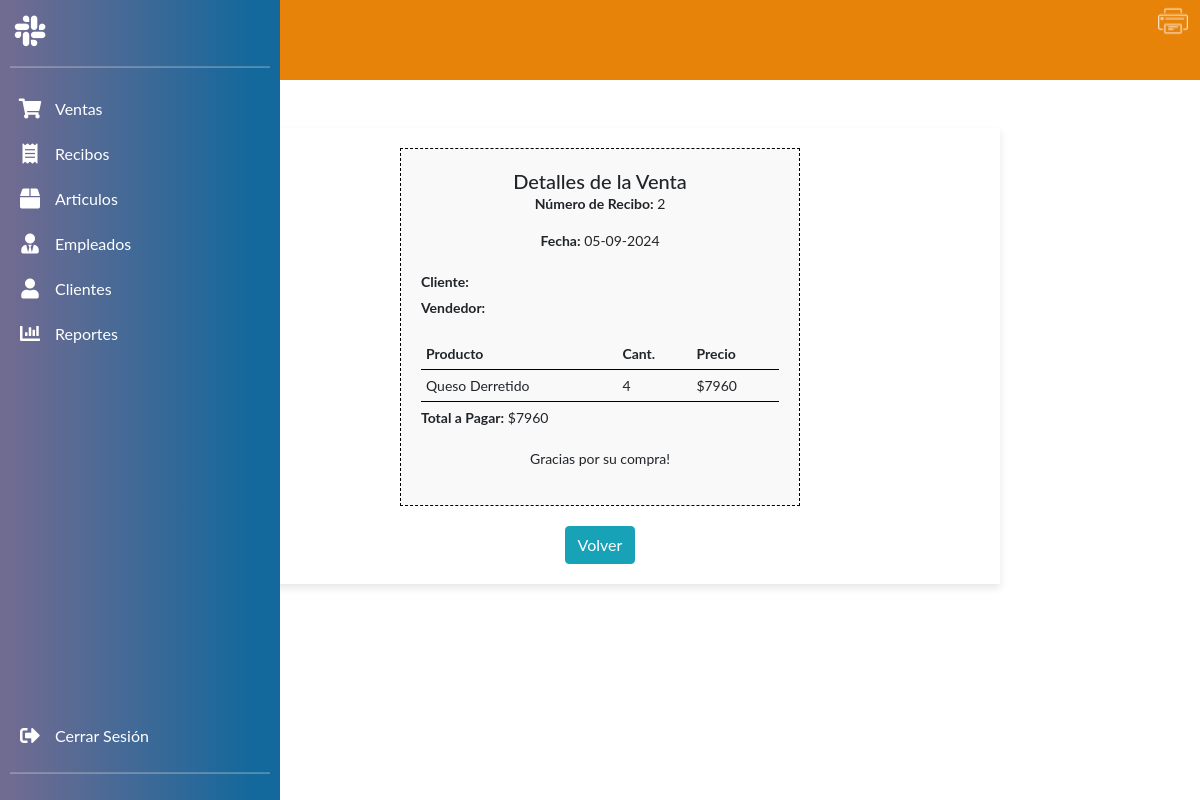
The app's page /ver_venta/2/ (signed in) with its own data.
### moduloVentas/models.py (models this page shows, shortened)
class Sale(models.Model):
    user = models.ForeignKey(User, on_delete=models.CASCADE)
    empleado = models.ForeignKey(
        Empleado, on_delete=models.SET_NULL, null=True, blank=True)
    products = models.ManyToManyField(Product, through='SaleItem')
    total_price = models.IntegerField()
    created_at = models.DateTimeField(auto_now_add=True)
    recibo_numero = models.IntegerField(default=1)

class SaleItem(models.Model):
    sale = models.ForeignKey(Sale, on_delete=models.CASCADE)
    product = models.ForeignKey(Product, on_delete=models.CASCADE)
    quantity = models.PositiveIntegerField()
    price = models.IntegerField()
    subtotal = models.IntegerField(null=True, blank=True)

### moduloArticulos/models.py (models this page shows, shortened)
class Product(models.Model):
    usuario = models.ForeignKey(User, on_delete=models.CASCADE, default=None)
    name = models.CharField(max_length=50)
    price = models.IntegerField()
    categoria = models.CharField(max_length=30)
    stock = models.IntegerField()
    imagen = models.ImageField(upload_to='articulos/', null=True, blank=True, help_text='Imagen del articulo')

### moduloVentas/views.py (the view)
# urls.py: path('ver_venta/<int:sale_id>/', ventas.ver_venta, name='ver_venta'),
@login_required
def ver_venta(request, sale_id):
    sale = get_object_or_404(Sale, id=sale_id)
    context = {'sale': sale}
    return render(request, 'templatesVentas/sales_details.html', context)

### templates/templatesVentas/sales_details.html (shortened to what this page needs)
{% extends 'templatesVentas/venta.html' %}
{% block content %}
{% load static %}
<div class="venta-detalle-container mt-5">
    <button onclick="window.print();" class="btn btn-success print-button"><img src="{% static 'images/printer-icon.png'%}" alt="Imprimir"></button>
    <div class="receipt">
        <div class="receipt-header">
            <h2>Detalles de la Venta</h2>
            <p><strong>Número de Recibo:</strong> {{ sale.recibo_numero }}</p>
            <p><strong>Fecha:</strong> {{ sale.created_at|date:"d-m-Y" }}</p>
        </div>
        <div class="receipt-details">
            <p><strong>Cliente:</strong> {{ sale.cliente.nombre }}</p>
            <p><strong>Vendedor:</strong> {{ sale.vendedor.nombre }}</p>
        </div>
        <table class="receipt-table">
            <thead>
                <tr>
                    <th>Producto</th>
                    <th>Cant.</th>
                    <th>Precio</th>
                </tr>
            </thead>
            <tbody>
                {% for item in sale.saleitem_set.all %}
                <tr>
                    <td>{{ item.product.name }}</td>
                    <td>{{ item.quantity }}</td>
                    <td>${{ item.price }}</td>
                </tr>
                {% endfor %}
            </tbody>
        </table>
        <div class="receipt-total">
            <p><strong>Total a Pagar:</strong> ${{ sale.total_price }}</p>
        </div>
        <div class="receipt-footer">
            <p>Gracias por su compra!</p>
        </div>
    </div>
    <div style="display: flex; justify-content: center; margin-top: 20px;">
        <a href="{% url 'all_sales'%}" class="btn btn-info">Volver</a>
    </div>
</div>
{% endblock content %}

### static/css/menu.css (style rules this page uses)
* { padding: 0px; margin: 0px; box-sizing: border-box; font-family: 'Lato', sans-serif; }
.venta-detalle-container { margin: 0 auto; max-width: 800px; padding: 20px; box-shadow: 0 4px 8px rgba(0, 0, 0, 0.1); }

### templates/templatesVentas/venta.html (style rules this page uses)
a { color: white; text-decoration: none; }

### templates/templatesVentas/sales_details.html (style rules this page uses)
.receipt { max-width: 400px; margin: 0 auto; padding: 20px; border: 1px dashed #000; background-color: #f9f9f9; font-family: 'Courier New', Courier, monospace; font-size: 14px; }
.receipt-header { text-align: center; margin-bottom: 20px; }
.receipt-header h2 { margin: 0; font-size: 20px; }
.receipt-details, .receipt-total { margin-bottom: 20px; }
.receipt-details p, .receipt-total p { margin: 5px 0; }
.receipt-table { width: 100%; border-collapse: collapse; }
.receipt-table th, .receipt-table td { border-bottom: 1px solid #000; padding: 5px; text-align: left; }
.receipt-table th { font-weight: bold; }
.receipt-footer { text-align: center; margin-top: 20px; }
.print-button { position: absolute; top: 0; right: 0; background: none; border: none; }
.print-button img { width: 30px; height: 30px; }

### records on screen
Sale: recibo_numero "2", created_at "05-09-2024", total_price "7960"
SaleItem: product.name "Queso Derretido", quantity "4", price "7960"
